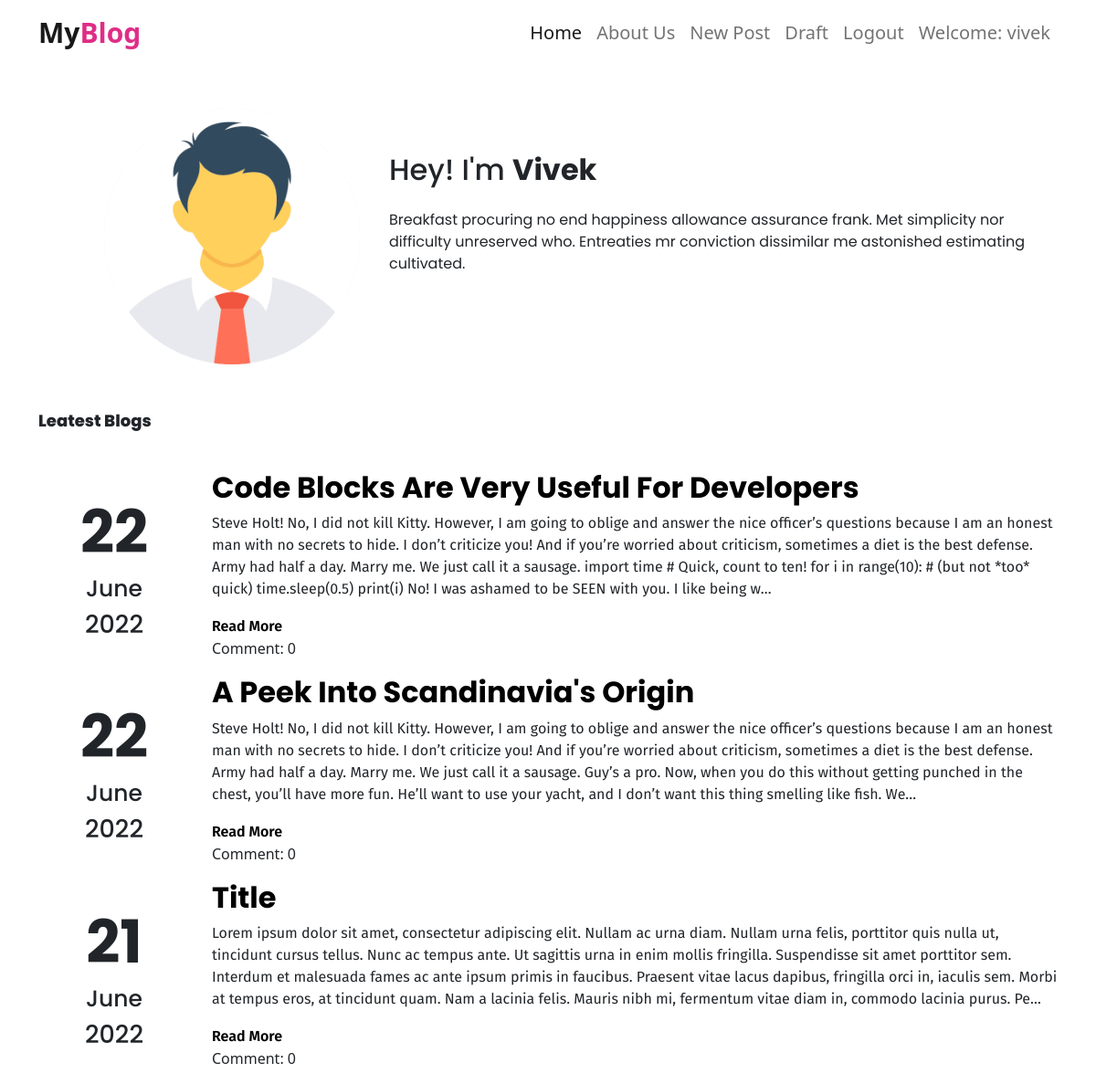
The app's page / (signed in) with its own data.
### blog/models.py (models this page shows, shortened)
class Post(models.Model):
    author = models.ForeignKey('auth.User', on_delete=models.CASCADE)
    title = models.CharField(max_length=264)
    text = models.TextField()
    create_date = models.DateTimeField(default=timezone.now())
    published_date = models.DateTimeField(blank=True, null=True)

### blog/views.py (the view)
# urls.py: path('', views.PostListView.as_view(), name='post_list'),
class PostListView(ListView):
    model = Post
    def get_queryset(self):
        return Post.objects.filter(published_date__lte=timezone.now()).order_by('-published_date')

### blog/templates/blog/post_list.html
{% extends "blog/base.html" %}
{% block content %}
	<div class="container">
		{% load static %}
		<div class="row mt-5">
			<div class="col-4">
				<img src="{% static 'images/profileimg.png' %}" class="image-fluid bloger-img" height="280px" width="280px">
			</div>
			<div class="col-md-8 mt-5">
				<h2 class="Poppins_font">Hey! I'm <b>Vivek</b></h2>
				<p class="Poppins_font mt-4">Breakfast procuring no end happiness allowance assurance frank. Met simplicity nor difficulty unreserved who. Entreaties mr conviction dissimilar me astonished estimating cultivated.</p>
			</div>
		</div>
		<div class="row pt-5">
			<div class="col" style="padding-left:0px;">
				<p class="leatest-para Poppins_font">Leatest Blogs</p>
			</div>
		</div>
	</div>
	<div class="centerstrage mt-4">
		{% for post in post_list %}
		<div class="row align-items-center">
			<div class="col-md-2">
				<h1 class="date">{{post.published_date|date:"d"}}</h1>
				<h5 class="month">{{post.published_date|date:"F"}}</h5>
				<h5 class="year">{{post.published_date|date:"Y"}}</h5>
			</div>
			<div class="col-md-10">
				<h2 >
					<a id="post_title" href="{% url 'post_detail' pk=post.pk %}">{{post.title}}</a>
				</h2>
				<p class="post_content">{{post.text|truncatechars:500}}</p>
				<a class="read_more_link" href="{% url 'post_detail' pk=post.pk %}">Read More</a>
				{% for comment in post.comment.all %}
					{% if comment.approved_comment %}
					<p><a class="comment_link" href="{% url 'post_detail' pk=post.pk %}">Comment: {{comment.approve.count}}</a></p>
					{% endif %}
					{% empty %}
					<p>Comment: 0<p>
				{% endfor%}
			</div>
		</div>
		{% endfor %}
	</div>
{% endblock %}

### blog/templates/blog/base.html (shortened to what this page needs)
<!DOCTYPE html>
{% load static %}
<html lang="en">
<head>
    <link href="https://cdn.jsdelivr.net/npm/bootstrap@5.2.0-beta1/dist/css/bootstrap.min.css" rel="stylesheet">
    <link rel="stylesheet" href="//cdn.jsdelivr.net/npm/medium-editor@latest/dist/css/medium-editor.min.css" type="text/css" media="screen" charset="utf-8">
    <link rel="stylesheet" href="{% static 'css/style.css' %}">
</head>
<body>
  <nav class="navbar navbar-expand-lg navbar-light ">
    <div class="container nav-container" id="navbar">
    <a class="navbar-brand nav-logo logo" href="{% url 'post_list' %}">My<span class="logo-1">Blog</span></a>
    <div class="collapse navbar-collapse justify-content-end" id="navbarNavDropdown">
      <ul class="navbar-nav nav-list">
        <li class="nav-item">
            <a class="nav-link active" href="{% url 'post_list' %}">Home</a>
        </li>
        <li class="nav-item">
            <a class="nav-link" href="{% url 'about' %}">About Us</a>
        </li>
        {% if user.is_authenticated %}
          <li class="nav-item">
            <a class="nav-link" href="{% url 'new_post' %}">New Post</a>
          </li>
          <li class="nav-item">
            <a class="nav-link" href="{% url 'draft_post' %}">Draft</a>
          </li>
          <li class="nav-item">
            <a class="nav-link" href="{% url 'logout' %}">Logout</a>
          </li>
          <li class="nav-item">
            <a class="nav-link">Welcome: {{user.username}}</a>
          </li>
        {% else %}
        <li class="nav-item">
          <a class="nav-link" href="{% url 'login' %}">Login</a>
        </li>
      {% endif %}
      </ul>
    </div>
    </div>
  </nav>
   <div class="content container">
      <div class="row">
          <div class="col">
            <div class="blog_posts">
              {% block content %}
              {% endblock %}
            </div>
          </div>
      </div>
    </div>
</body>
</html>

### blog/static/css/style.css (style rules this page uses)
.Poppins_font { font-family: 'Poppins', sans-serif; }
.centerstrage { margin-right: auto; margin-left: auto; }
.logo { font-size: 30px; font-weight: bold; }
.logo-1 { color:#df2d86; }
.nav-item { font-size: 20px; }
#post_title { text-decoration: none; text-transform: capitalize; color: black; font-family: 'Poppins',sans-serif; font-weight: bold; }
.post_content { font-family: 14px; font-family: 'Fira Sans', sans-serif; }
.date { font-size: 65px; font-family: 'Poppins',sans-serif; font-weight: bold; text-align: center; }
.month { font-size: 25px; font-family: 'Poppins',sans-serif; text-align: center; }
.year { font-size: 27px; font-family: 'Poppins',sans-serif; text-align: center; }
.read_more_link { text-decoration: none; font-family: 'Fira Sans', sans-serif; font-size: 16px; color: black; font-weight: 600; }
.bloger-img { margin-left: 60px; }
.leatest-para { text-transform: capitalize; font-weight: 800; font-size: 18px; }

### records on screen
Post: published_date "22", published_date "June", published_date "2022", title "Code Blocks Are Very Useful For Developers", text "Steve Holt! No, I did not kill Kitty. However, I am going to oblige and answer the nice officer’s questions because I am an honest man with no secrets to hide. I don’t criticize you! And if you’re worried about criticism, sometimes a diet is the best defense. Army had half a day. Marry me. We just call it a sausage. import time # Quick, count to ten! for i in range(10): # (but not *too* quick) time.sleep(0.5) print(i) No! I was ashamed to be SEEN with you. I like being w…"
Post: published_date "22", published_date "June", published_date "2022", title "A Peek Into Scandinavia's Origin", text "Steve Holt! No, I did not kill Kitty. However, I am going to oblige and answer the nice officer’s questions because I am an honest man with no secrets to hide. I don’t criticize you! And if you’re worried about criticism, sometimes a diet is the best defense. Army had half a day. Marry me. We just call it a sausage. Guy’s a pro. Now, when you do this without getting punched in the chest, you’ll have more fun. He’ll want to use your yacht, and I don’t want this thing smelling like fish. We…"
Post: published_date "21", published_date "June", published_date "2022", title "Title", text "Lorem ipsum dolor sit amet, consectetur adipiscing elit. Nullam ac urna diam. Nullam urna felis, porttitor quis nulla ut, tincidunt cursus tellus. Nunc ac tempus ante. Ut sagittis urna in enim mollis fringilla. Suspendisse sit amet porttitor sem. Interdum et malesuada fames ac ante ipsum primis in faucibus. Praesent vitae lacus dapibus, fringilla orci in, iaculis sem. Morbi at tempus eros, at tincidunt quam. Nam a lacinia felis. Mauris nibh mi, fermentum vitae diam in, commodo lacinia purus. Pe…"

### other values on screen
{{ user.username }} "vivek"
